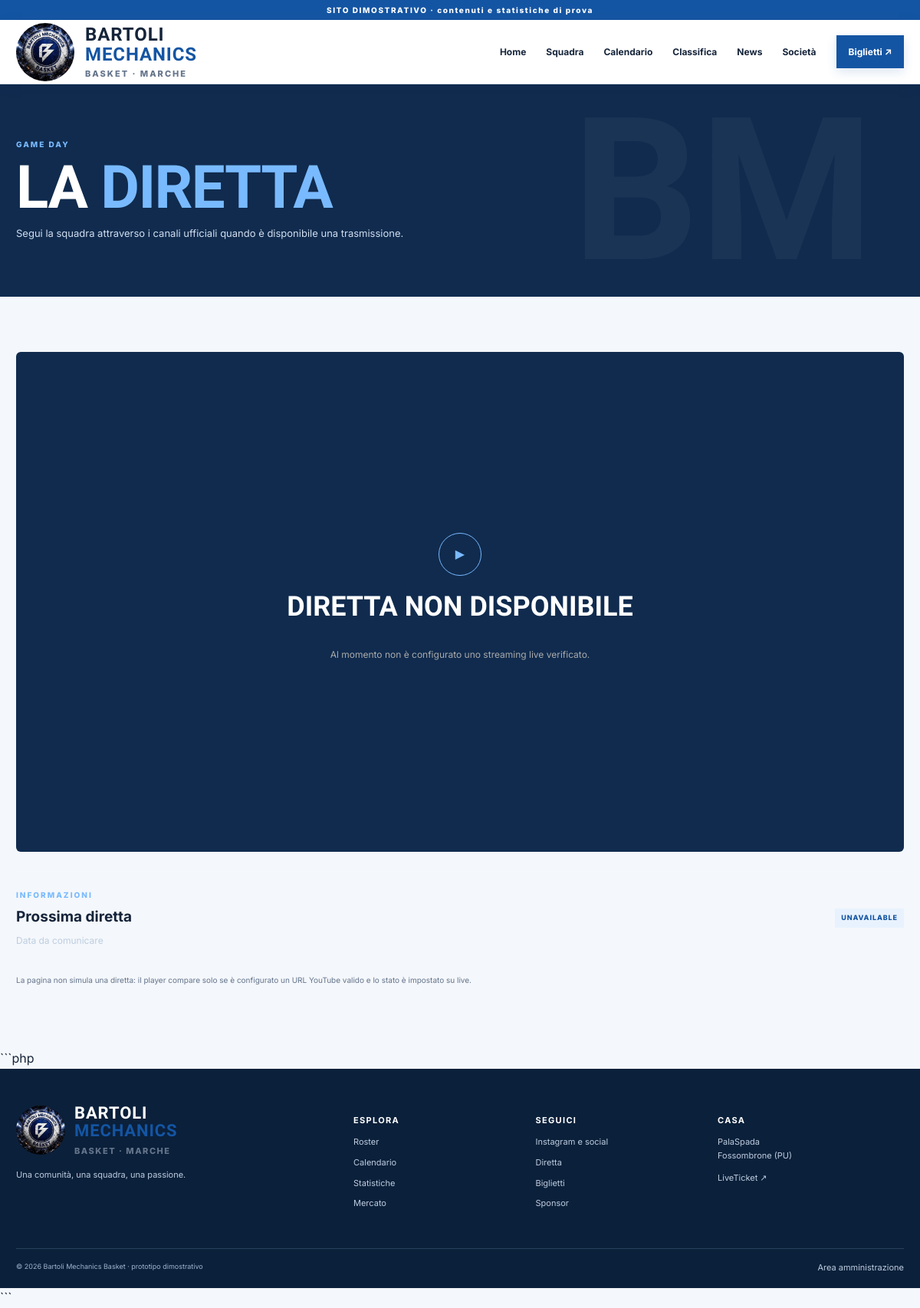
The page /diretta.php on the database its author committed.
### tables this page shows
CREATE TABLE IF NOT EXISTS live_streams (id INT UNSIGNED AUTO_INCREMENT PRIMARY KEY, title VARCHAR(200) NOT NULL, status ENUM('unavailable','scheduled','live') NOT NULL DEFAULT 'unavailable', video_url VARCHAR(500), scheduled_at DATETIME NULL, is_demo TINYINT(1) NOT NULL DEFAULT 1, created_at TIMESTAMP DEFAULT CURRENT_TIMESTAMP, updated_at TIMESTAMP DEFAULT CURRENT_TIMESTAMP ON UPDATE CURRENT_TIMESTAMP);

### app/controllers/page.php (called while the page is built)
<?php
$view=__DIR__.'/../views/'.$page.'.php'; if(!is_file($view)){http_response_code(404);$title='Pagina non trovata';require __DIR__.'/../views/404.php';exit;} require $view;

### public/diretta.php (called while the page is built)
<?php require __DIR__.'/../app/bootstrap.php'; $page='diretta'; $title='Diretta'; require __DIR__.'/../app/controllers/page.php'; ?>

### app/bootstrap.php (called while the page is built, shortened)
<?php
function e($v): string
{
    return htmlspecialchars(
        (string) $v,
        ENT_QUOTES | ENT_SUBSTITUTE,
        'UTF-8'
    );
}

### app/views/diretta.php (the view)
<?php require __DIR__.'/partials/header.php';$stream=$db->query('SELECT * FROM live_streams ORDER BY id DESC LIMIT 1')->fetch();$video='';if($stream && $stream['video_url']){ $u=parse_url($stream['video_url']);if(($u['host']??'')==='www.youtube.com' && isset($u['query'])){parse_str($u['query'],$v);if(preg_match('/^[A-Za-z0-9_-]{11}$/',$v['v']??''))$video=$v['v'];}elseif(($u['host']??'')==='youtu.be' && preg_match('/^[A-Za-z0-9_-]{11}$/',trim($u['path']??'','/')))$video=trim($u['path'],'/');} ?><section class="page-hero"><div class="wrap"><span class="eyebrow">GAME DAY</span><h1>LA <em>DIRETTA</em></h1><p>Segui la squadra attraverso i canali ufficiali quando è disponibile una trasmissione.</p></div></section><section class="wrap section"><div class="video-frame"><?php if($video && $stream['status']==='live'): ?><iframe src="https://www.youtube-nocookie.com/embed/<?= e($video) ?>" title="Diretta Bartoli Mechanics Basket" allow="accelerometer; autoplay; clipboard-write; encrypted-media; gyroscope; picture-in-picture; web-share" allowfullscreen loading="lazy"></iframe><?php else: ?><div class="video-placeholder"><span class="play-icon">▶</span><h2>DIRETTA NON DISPONIBILE</h2><p>Al momento non è configurato uno streaming live verificato.</p><?php if($stream && $stream['video_url']): ?><a class="btn btn-ghost" href="<?= e($stream['video_url']) ?>" target="_blank" rel="noopener">Apri collegamento ↗</a><?php endif; ?></div><?php endif; ?></div><div class="result-row"><div><span class="eyebrow">INFORMAZIONI</span><h3><?= e($stream['title']??'Prossima diretta') ?></h3><p><?= e($stream['scheduled_at']??'Data da comunicare') ?></p></div><span class="live-pill"><?= e(strtoupper($stream['status']??'non disponibile')) ?></span></div><p class="fine-print">La pagina non simula una diretta: il player compare solo se è configurato un URL YouTube valido e lo stato è impostato su live.</p></section><?php require __DIR__.'/partials/footer.php'; ?>

### public/assets/css/style.css (style rules this page uses)
:root { --bg:#101114;--panel:#191a1f;--panel2:#222329;--red:#ed2939;--red2:#ff4654;--text:#f5f5f6;--muted:#a4a5ad;--line:#34353c;--white:#fff;--max:1180px }
* { box-sizing:border-box }
html { scroll-behavior:smooth }
body { margin:0;background:#f5f5f4;color:#16171a;font-family:Inter,Arial,sans-serif;line-height:1.6 }
.wrap { width:min(var(--max),calc(100% - 42px));margin-inline:auto }
.eyebrow { font-size:10px;letter-spacing:.2em;font-weight:800;color:var(--red);display:block }
.hero h1,.page-hero h1 { font-family:'Barlow Condensed',sans-serif;font-size:clamp(58px,9vw,112px);font-weight:800;line-height:.84;letter-spacing:-.02em;margin:23px 0 }
.hero h1 em,.page-hero h1 em,h2 em { font-style:normal;color:var(--red) }
.section { padding-top:72px;padding-bottom:72px }
.live-pill,.tag { display:inline-block;background:rgba(237,41,57,.13);color:var(--red);font-size:9px;font-weight:800;letter-spacing:.1em;padding:5px 8px }
.result-row { display:flex;justify-content:space-between;align-items:center;gap:25px;border-top:1px solid #393a40;padding:22px 0 }
.result-row h3 { font-size:19px;margin:6px 0 }
.result-row p { font-size:12px;color:var(--muted);margin:0 }
.fine-print { font-size:10px;color:#92939a;margin-top:12px }
.page-hero { background:#15161a;color:white;padding:70px 0 60px;position:relative;overflow:hidden }
.page-hero:after { content:'BM';position:absolute;right:5%;bottom:-70px;font-family:'Barlow Condensed';font-size:260px;font-weight:800;color:#ffffff07;pointer-events:none }
.page-hero h1 { font-size:clamp(48px,7vw,78px);margin:16px 0 }
.page-hero p { color:#b8b9c0;max-width:650px;font-size:13px }
.video-frame { aspect-ratio:16/9;background:#101114;color:white;margin-bottom:25px }
.video-placeholder { height:100%;display:flex;flex-direction:column;align-items:center;justify-content:center;text-align:center;padding:20px }
.video-placeholder h2 { font-family:'Barlow Condensed';font-size:36px;margin:12px }
.video-placeholder p { font-size:12px;color:#aaa }
.play-icon { width:56px;height:56px;border:1px solid var(--red);color:var(--red);display:grid;place-items:center;border-radius:50% }
:root { --bg: #f4f7fb; --panel: #ffffff; --panel2: #eaf1fa; --red: #1455a3; --red2: #2478d4; --text: #15243a; --muted: #64748b; --line: #d9e3ef; --white: #ffffff; --max: 1180px; }
body { background: #f4f7fb; color: #15243a; }
.eyebrow { color: #79baff; }
.hero h1 em, .page-hero h1 em, h2 em { color: #79baff; }
.live-pill, .tag { background: #e8f2ff; color: #1455a3; }
.dark-section, .spotlight, .page-hero { background: #102b4e; color: #fff; }
.result-row { border-color: rgba(255, 255, 255, 0.17); }
.result-row p { color: #bdcde0; }
.spotlight p, .page-hero p { color: #d0deef; }
.page-hero::after { color: rgba(255, 255, 255, 0.045); }
.fine-print { color: #64748b; }
.video-frame { background: #102b4e; border-radius: 6px; overflow: hidden; }
.play-icon { border-color: #79baff; color: #79baff; }

### rows shown on the page
live_streams: title "Prossima diretta", scheduled_at "Data da comunicare", status "UNAVAILABLE"
